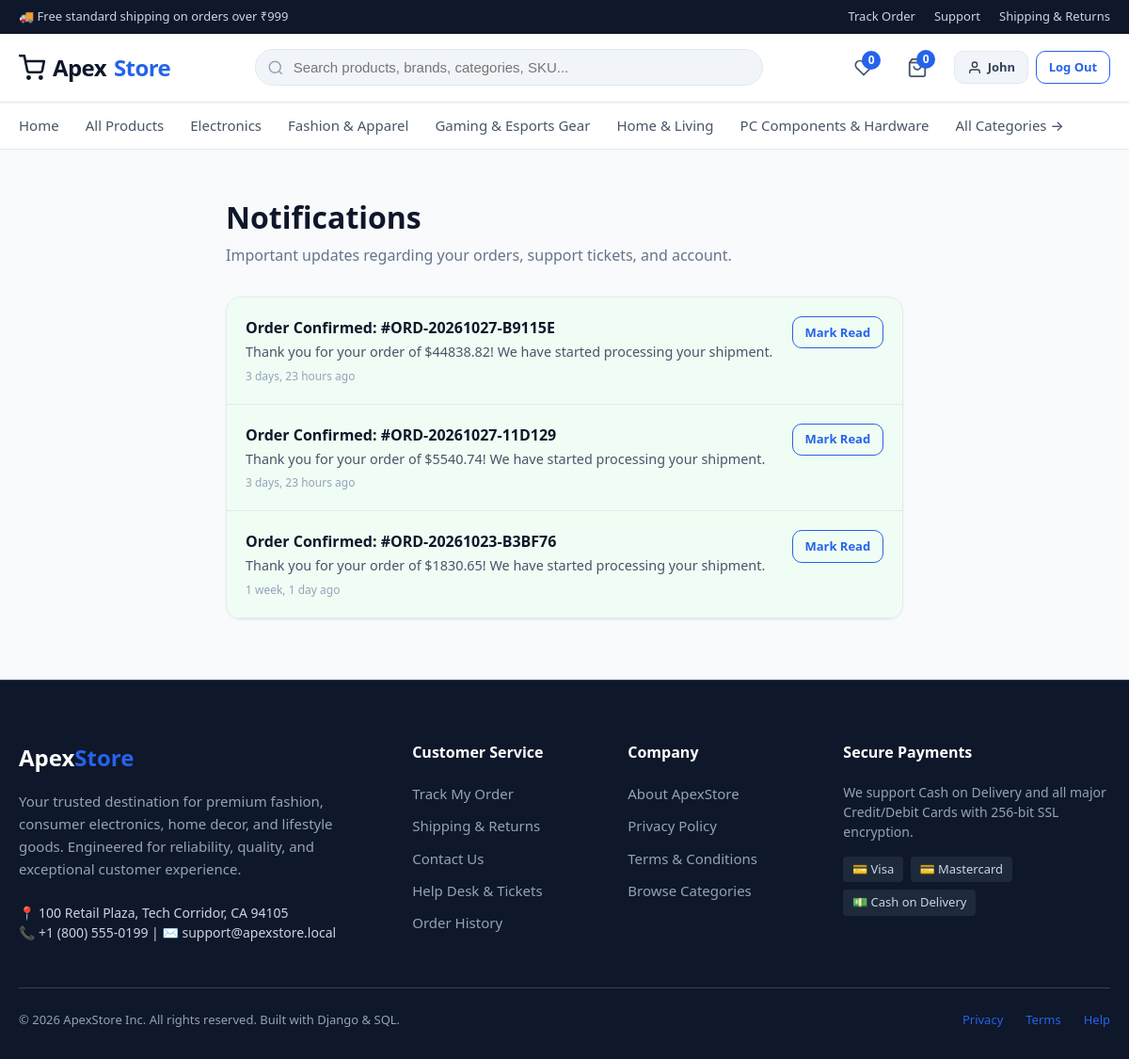
/accounts/notifications/ (signed in), run on the app's committed database.
### catalog/models.py (models this page shows, shortened)
class Category(models.Model):
    name = models.CharField(max_length=100)
    slug = models.SlugField(max_length=120, unique=True)
    description = models.TextField(blank=True)
    image = models.ImageField(upload_to='categories/', blank=True, null=True)
    parent = models.ForeignKey('self', on_delete=models.CASCADE, null=True, blank=True, related_name='subcategories')
    is_active = models.BooleanField(default=True)
    created_at = models.DateTimeField(auto_now_add=True)
    class Meta:
        verbose_name_plural = 'Categories'
        ordering = ['name']

### accounts/models.py (models this page shows, shortened)
class Notification(models.Model):
    user = models.ForeignKey(User, on_delete=models.CASCADE, related_name='notifications')
    title = models.CharField(max_length=200)
    message = models.TextField()
    link = models.CharField(max_length=255, blank=True)
    is_read = models.BooleanField(default=False)
    created_at = models.DateTimeField(auto_now_add=True)
    class Meta:
        ordering = ['-created_at']

### accounts/views.py (the view)
# urls.py: path('notifications/', views.notifications_view, name='notifications'),
@login_required
def notifications_view(request):
    notifications = request.user.notifications.all()
    return render(request, 'accounts/notifications.html', {'notifications': notifications})

### accounts/models.py (called while the page is built)
    @property
    def is_staff_member(self):
        return self.user.is_superuser or self.role in [
            Role.SUPERADMIN, Role.MANAGER, Role.INVENTORY_STAFF, Role.ORDER_STAFF, Role.SUPPORT_STAFF
        ]

    @property
    def can_manage_products(self):
        return self.user.is_superuser or self.role in [Role.SUPERADMIN, Role.MANAGER, Role.INVENTORY_STAFF]

    @property
    def can_manage_inventory(self):
        return self.user.is_superuser or self.role in [Role.SUPERADMIN, Role.MANAGER, Role.INVENTORY_STAFF]

    @property
    def can_manage_orders(self):
        return self.user.is_superuser or self.role in [Role.SUPERADMIN, Role.MANAGER, Role.ORDER_STAFF]

    @property
    def can_manage_support(self):
        return self.user.is_superuser or self.role in [Role.SUPERADMIN, Role.MANAGER, Role.SUPPORT_STAFF]

    @property
    def can_view_reports(self):
        return self.user.is_superuser or self.role in [Role.SUPERADMIN, Role.MANAGER]

### cart/context_processors.py (called while the page is built)
def cart_context(request):
    try:
        cart = get_or_create_cart(request)
        cart_total_items = cart.total_items
        cart_subtotal = cart.subtotal
    except Exception:
        cart = None
        cart_total_items = 0
        cart_subtotal = 0
    wishlist_count = 0
    if request.user.is_authenticated:
        wishlist_count = Wishlist.objects.filter(user=request.user).count()
    return {
        'global_cart': cart,
        'cart_total_items': cart_total_items,
        'cart_subtotal': cart_subtotal,
        'wishlist_count': wishlist_count,
    }

### cart/models.py (called while the page is built)
    @property
    def total_items(self):
        return sum(item.quantity for item in self.items.all())

    @property
    def subtotal(self):
        return sum(item.line_total for item in self.items.all())

### cart/services.py (called while the page is built, shortened)
def get_or_create_cart(request):
    if not request.session.session_key:
        request.session.save()
    session_key = request.session.session_key
    if request.user.is_authenticated:
        user_cart, _ = Cart.objects.get_or_create(user=request.user)
        if session_key:
            guest_cart = Cart.objects.filter(session_key=session_key, user__isnull=True).first()
        return user_cart
    else:
        cart, _ = Cart.objects.get_or_create(session_key=session_key, user__isnull=True)
        return cart

### templates/accounts/notifications.html (shortened to what this page needs)
{% extends 'base.html' %}
{% block content %}
<div class="container" style="max-width:760px;">
  <div style="margin-bottom:2rem;">
    <h1 style="font-size:2rem; font-weight:800; color:#0f172a; margin-bottom:0.25rem;">Notifications</h1>
    <p style="color:#64748b;">Important updates regarding your orders, support tickets, and account.</p>
  </div>
  {% if notifications %}
  <div style="background:#ffffff; border:1px solid #e2e8f0; border-radius:16px; overflow:hidden; box-shadow:0 1px 3px rgba(0,0,0,0.05);">
    <div style="display:flex; flex-direction:column;">
      {% for notif in notifications %}
      <div style="padding:1.25rem; border-bottom:1px solid #e2e8f0; display:flex; justify-content:space-between; align-items:flex-start; gap:1rem; {% if not notif.is_read %}background:#f0fdf4;{% endif %}">
        <div>
          <div style="font-weight:700; color:#0f172a; font-size:1rem; margin-bottom:0.25rem;">
            {{ notif.title }}
          </div>
          <p style="font-size:0.9rem; color:#475569; line-height:1.4;">{{ notif.message }}</p>
          <div style="font-size:0.75rem; color:#94a3b8; margin-top:0.4rem;">{{ notif.created_at|timesince }} ago</div>
        </div>
        {% if not notif.is_read %}
        <a href="{% url 'accounts:mark_notification_read' pk=notif.pk %}" class="btn btn-outline btn-sm">
          Mark Read
        </a>
        {% elif notif.link %}
        <a href="{{ notif.link }}" class="btn btn-secondary btn-sm">
          View &rarr;
        </a>
        {% endif %}
      </div>
      {% endfor %}
    </div>
  </div>
  {% endif %}
</div>
{% endblock %}

### templates/base.html (shortened to what this page needs)
{% load static %}
<!DOCTYPE html>
<html lang="en">
<head>
  <link rel="stylesheet" href="{% static 'css/style.css' %}">
</head>
<body>
  <div class="top-bar">
    <div class="container top-bar-inner">
      <div>🚚 Free standard shipping on orders over {{ currency_symbol }}{{ free_shipping_threshold|floatformat:0 }}</div>
      <div class="top-bar-links">
        <a href="{% url 'orders:track' %}">Track Order</a>
        <a href="{% url 'catalog:contact' %}">Support</a>
        <a href="{% url 'catalog:shipping_returns' %}">Shipping & Returns</a>
      </div>
    </div>
  </div>
  <header class="main-header">
    <div class="container header-row">
      <a href="{% url 'catalog:home' %}" class="brand-logo">
        <svg width="28" height="28" viewBox="0 0 24 24" fill="none" stroke="currentColor" stroke-width="2.2" stroke-linecap="round" stroke-linejoin="round">
          <circle cx="9" cy="21" r="1"></circle>
          <circle cx="20" cy="21" r="1"></circle>
          <path d="M1 1h4l2.68 13.39a2 2 0 0 0 2 1.61h9.72a2 2 0 0 0 2-1.61L23 6H6"></path>
        </svg>
        Apex<span>Store</span>
      </a>
      <div class="header-search">
        <form action="{% url 'catalog:product_list' %}" method="GET" class="search-form">
          <input type="text" name="q" value="{{ request.GET.q|default:'' }}" class="search-input" placeholder="Search products, brands, categories, SKU...">
        </form>
      </div>
      <div class="header-actions">
        {% if user.is_authenticated %}
        <a href="{% url 'cart:wishlist' %}" class="action-link" title="Wishlist">
          <svg width="20" height="20" viewBox="0 0 24 24" fill="none" stroke="currentColor" stroke-width="2">
            <path d="M20.84 4.61a5.5 5.5 0 0 0-7.78 0L12 5.67l-1.06-1.06a5.5 5.5 0 0 0-7.78 7.78l1.06 1.06L12 21.23l7.78-7.78 1.06-1.06a5.5 5.5 0 0 0 0-7.78z"></path>
          </svg>
          <span class="badge-count wishlist-count-badge">{{ wishlist_count|default:0 }}</span>
        </a>
        {% endif %}
        <a href="{% url 'cart:cart_detail' %}" class="action-link" title="Shopping Cart">
          <svg width="22" height="22" viewBox="0 0 24 24" fill="none" stroke="currentColor" stroke-width="2">
            <path d="M6 2L3 6v14a2 2 0 0 0 2 2h14a2 2 0 0 0 2-2V6l-3-4z"></path>
            <line x1="3" y1="6" x2="21" y2="6"></line>
            <path d="M16 10a4 4 0 0 1-8 0"></path>
          </svg>
          <span class="badge-count cart-count-badge">{{ cart_total_items|default:0 }}</span>
        </a>
        {% if user.is_authenticated %}
        <div style="display:flex; align-items:center; gap:0.5rem;">
          <a href="{% url 'accounts:profile' %}" class="btn btn-secondary btn-sm" style="display:inline-flex; align-items:center; gap:0.35rem;">
            <svg width="16" height="16" viewBox="0 0 24 24" fill="none" stroke="currentColor" stroke-width="2">
              <path d="M20 21v-2a4 4 0 0 0-4-4H8a4 4 0 0 0-4 4v2"></path>
              <circle cx="12" cy="7" r="4"></circle>
            </svg>
            {{ user.first_name|default:user.username }}
          </a>
          <a href="{% url 'accounts:logout' %}" class="btn btn-outline btn-sm" title="Log Out">Log Out</a>
        </div>
        {% else %}
        <div style="display:flex; align-items:center; gap:0.5rem;">
          <a href="{% url 'accounts:login' %}" class="btn btn-secondary btn-sm">Sign In</a>
          <a href="{% url 'accounts:register' %}" class="btn btn-primary btn-sm">Sign Up</a>
        </div>
        {% endif %}
      </div>
    </div>
  </header>
  <nav class="category-nav">
    <div class="container">
      <ul class="category-menu">
        <li><a href="{% url 'catalog:home' %}">Home</a></li>
        <li><a href="{% url 'catalog:product_list' %}">All Products</a></li>
        {% for cat in nav_categories %}
        <li>
          <a href="{% url 'catalog:category_detail' slug=cat.slug %}">
            {{ cat.name }}
          </a>
        </li>
        {% endfor %}
        <li><a href="{% url 'catalog:category_list' %}">All Categories &rarr;</a></li>
      </ul>
    </div>
  </nav>
  <main class="main-content">
    {% block content %}{% endblock %}
  </main>
  <footer class="main-footer">
    <div class="container">
      <div class="footer-grid">
        <div>
          <div class="footer-brand">Apex<span>Store</span></div>
          <p class="footer-desc">
            Your trusted destination for premium fashion, consumer electronics, home decor, and lifestyle goods. Engineered for reliability, quality, and exceptional customer experience.
          </p>
          <p style="font-size:0.875rem; color:#cbd5e1;">
            📍 100 Retail Plaza, Tech Corridor, CA 94105<br>
            📞 +1 (800) 555-0199 | ✉️ support@apexstore.local
          </p>
        </div>
        <div class="footer-col">
          <h4>Customer Service</h4>
          <ul class="footer-links">
            <li><a href="{% url 'orders:track' %}">Track My Order</a></li>
            <li><a href="{% url 'catalog:shipping_returns' %}">Shipping & Returns</a></li>
            <li><a href="{% url 'catalog:contact' %}">Contact Us</a></li>
            <li><a href="{% url 'accounts:support_tickets' %}">Help Desk & Tickets</a></li>
            <li><a href="{% url 'orders:history' %}">Order History</a></li>
          </ul>
        </div>
        <div class="footer-col">
          <h4>Company</h4>
          <ul class="footer-links">
            <li><a href="{% url 'catalog:about' %}">About ApexStore</a></li>
            <li><a href="{% url 'catalog:privacy' %}">Privacy Policy</a></li>
            <li><a href="{% url 'catalog:terms' %}">Terms & Conditions</a></li>
            <li><a href="{% url 'catalog:category_list' %}">Browse Categories</a></li>
          </ul>
        </div>
        <div class="footer-col">
          <h4>Secure Payments</h4>
          <p style="font-size:0.875rem; margin-bottom:1rem; line-height:1.5;">
            We support Cash on Delivery and all major Credit/Debit Cards with 256-bit SSL encryption.
          </p>
          <div style="display:flex; gap:0.5rem; flex-wrap:wrap; font-size:0.8125rem; color:#cbd5e1;">
            <span style="background:#1e293b; padding:0.25rem 0.6rem; border-radius:4px;">💳 Visa</span>
            <span style="background:#1e293b; padding:0.25rem 0.6rem; border-radius:4px;">💳 Mastercard</span>
            <span style="background:#1e293b; padding:0.25rem 0.6rem; border-radius:4px;">💵 Cash on Delivery</span>
          </div>
        </div>
      </div>
      <div class="footer-bottom">
        <div>&copy; 2026 ApexStore Inc. All rights reserved. Built with Django & SQL.</div>
        <div style="display:flex; gap:1.5rem;">
          <a href="{% url 'catalog:privacy' %}">Privacy</a>
          <a href="{% url 'catalog:terms' %}">Terms</a>
          <a href="{% url 'catalog:contact' %}">Help</a>
        </div>
      </div>
    </div>
  </footer>
</body>
</html>

### data on the page
Category: name "Electronics"
Category: name "Fashion & Apparel"
Category: name "Gaming & Esports Gear"
Category: name "Home & Living"
Category: name "PC Components & Hardware"
Notification: title "Order Confirmed: #ORD-20261027-B9115E", message "Thank you for your order of $44838.82! We have started processing your shipment.", created_at "3 days, 23 hours", is_read "Mark Read"
Notification: title "Order Confirmed: #ORD-20261027-11D129", message "Thank you for your order of $5540.74! We have started processing your shipment.", created_at "3 days, 23 hours", is_read "Mark Read"
Notification: title "Order Confirmed: #ORD-20261023-B3BF76", message "Thank you for your order of $1830.65! We have started processing your shipment.", created_at "1 week, 1 day", is_read "Mark Read"

### other printed values
{{ currency_symbol }} "₹"
{{ free_shipping_threshold|floatformat:0 }} "999"
{{ wishlist_count|default:0 }} "0"
{{ cart_total_items|default:0 }} "0"
{{ user.first_name|default:user.username }} "John"
